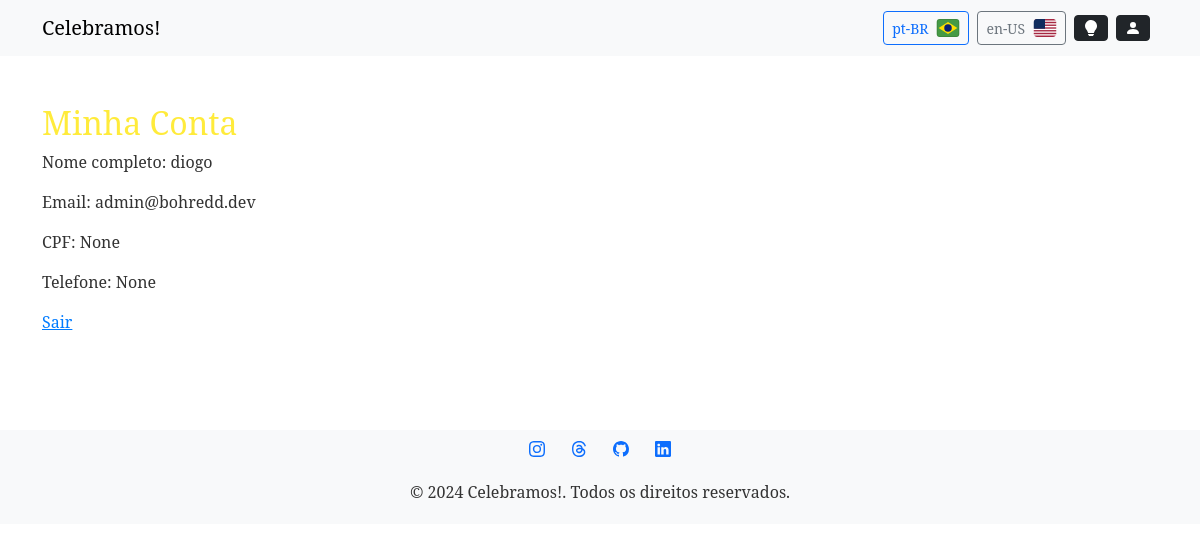
Before: /minha_conta/ (signed in) with the older database file.
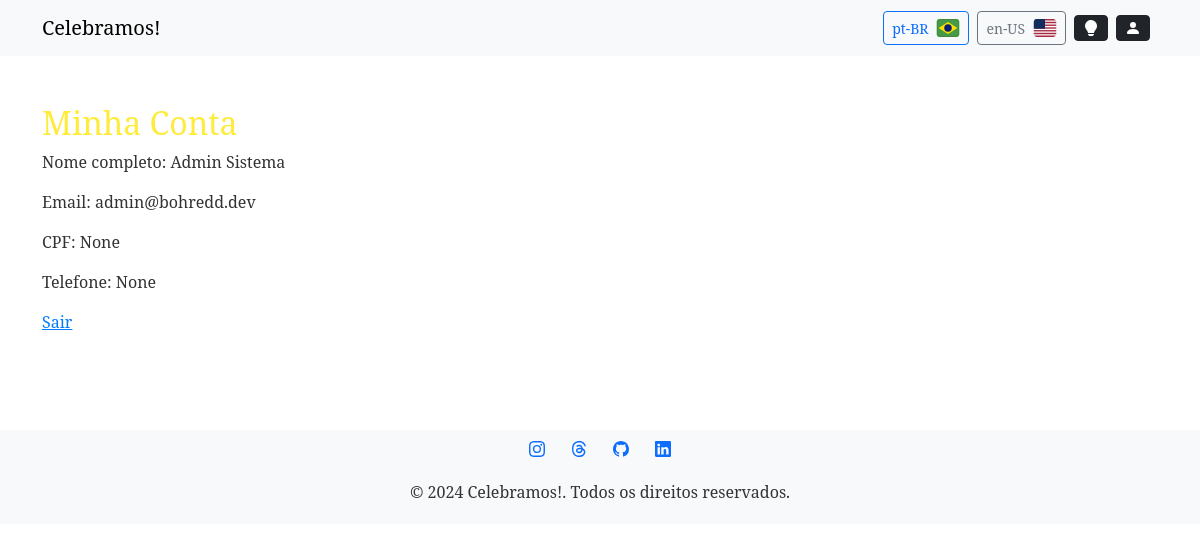
After: the same page with the newer database file.
### usuarios/models.py (models this page shows, shortened)
class Usuario(AbstractUser):
    username = None
    first_name = None
    last_name = None
    nome_completo = models.CharField(
        "Nome Completo", max_length=100, blank=False, null=False
    )
    email = models.EmailField("E-mail", blank=True, unique=True)
    cpf = models.CharField(max_length=14, unique=True, null=True)  # 123.456.789-09
    telefone = models.CharField(max_length=11, blank=True, null=True)  # (11) 98765-4321
    data_nascimento = models.DateField("Data de  Nascimento", blank=True, null=True)
    imagem = models.ImageField(blank=True, null=True, upload_to="usuarios/images")
    USERNAME_FIELD = "email"
    REQUIRED_FIELDS = ["nome_completo"]
    objects = UsuarioManager()

### usuarios/views.py (the view)
# urls.py: path('minha_conta/', views.minha_conta, name='perfil'),
@login_required
def minha_conta(request):
    return render(request, "usuarios/minha_conta.html", {"usuario": request.user})

### usuarios/templates/usuarios/minha_conta.html
{% extends 'wishlist/base.html' %}
{% block conteudo %}
<h2>Minha Conta</h2>
<p>Nome completo: {{ usuario.nome_completo }}</p>
<p>Email: {{ usuario.email }}</p>
<p>CPF: {{ usuario.cpf }}</p>
<p>Telefone: {{ usuario.telefone }}</p>
<a href="{% url 'usuarios:logout' %}">Sair</a>
{% endblock %}

### wishlist/templates/wishlist/base.html (shortened to what this page needs)
{% load static %}
<html lang="pt-BR">
<head>
    <link href="https://cdn.jsdelivr.net/npm/bootstrap@5.3.0-alpha1/dist/css/bootstrap.min.css" rel="stylesheet">
    <link id="themeStylesheet" href="{% static 'css/tema-padrao.css' %}" rel="stylesheet">
</head>
<body>
<nav class="navbar navbar-expand-lg navbar-light bg-light">
    <div class="container">
        <a class="navbar-brand" href="{% url 'home_pt' %}">Celebramos!</a>
        <div class="collapse navbar-collapse" id="navbarNav">
            <div class="d-flex flex-row align-items-center ms-auto">
                <a href="{% url 'home_pt' %}" class="btn btn-outline-primary btn-sm me-2 d-flex align-items-center">
                    pt-BR
                </a>
                <a href="{% url 'home_en' %}" class="btn btn-outline-secondary btn-sm me-2 d-flex align-items-center">
                    en-US
                </a>
                <button id="themeToggleButton" class="btn btn-dark btn-sm me-2 d-flex align-items-center"
                        onclick="toggleTheme()">
                    <span id="lightIcon">
                    </span>
                </button>
                <a href="
                    {% if request.user.is_authenticated %}
                        {% url 'usuarios:perfil' %}
                    {% else %}
                        {% url 'usuarios:login' %}
                    {% endif %}
                        "
                   class="btn btn-dark btn-sm me-2 d-flex align-items-center">
                    {% if request.user.is_authenticated %}
                    <svg xmlns="http://www.w3.org/2000/svg" width="16" height="16" fill="currentColor"
                         class="bi bi-person-fill" viewBox="0 0 16 16">
                        <path d="M3 14s-1 0-1-1 1-4 6-4 6 3 6 4-1 1-1 1zm5-6a3 3 0 1 0 0-6 3 3 0 0 0 0 6"/>
                    </svg>
                    {% endif %}
                </a>
            </div>
        </div>
    </div>
</nav>
<div class="content">
    <div class="container py-5">
        {% block conteudo %}
        {% endblock %}
    </div>
</div>
<footer class="bg-light text-center text-lg-start mt-5">
    <div class="container p-1">
        <div class="row">
            <div class="col-12">
                <div class="d-flex justify-content-center">
                    <a href="https://www.instagram.com/ehodiogo/" target="_blank" class="btn btn-link">
                    </a>
                    <a href="https://www.threads.net/@ehodiogo" target="_blank" class="btn btn-link">
                    </a>
                    <a href="https://github.com/bohredd" target="_blank" class="btn btn-link">
                    </a>
                    <a href="https://www.linkedin.com/in/dabpereira/" target="_blank" class="btn btn-link">
                    </a>
                </div>
            </div>
            <div class="text-center p-3">
                © 2024 Celebramos!. Todos os direitos reservados.
            </div>
        </div>
    </div>
</footer>
</body>
</html>

### static/css/tema-padrao.css (style rules this page uses)
body { background-color: #ffffff; color: #333333; font-family: 'Noto Serif', serif; }
a { color: #007bff; }
h1, h2, h3, h4, h5, h6 { color: #FFEB3B; }
button { background-color: #007bff; color: #ffffff; border: none; padding: 10px 20px; cursor: pointer; }

Changed rows visible on the page:
changed Usuario "admin@bohredd.dev": nome_completo "diogo" → "Admin Sistema"
